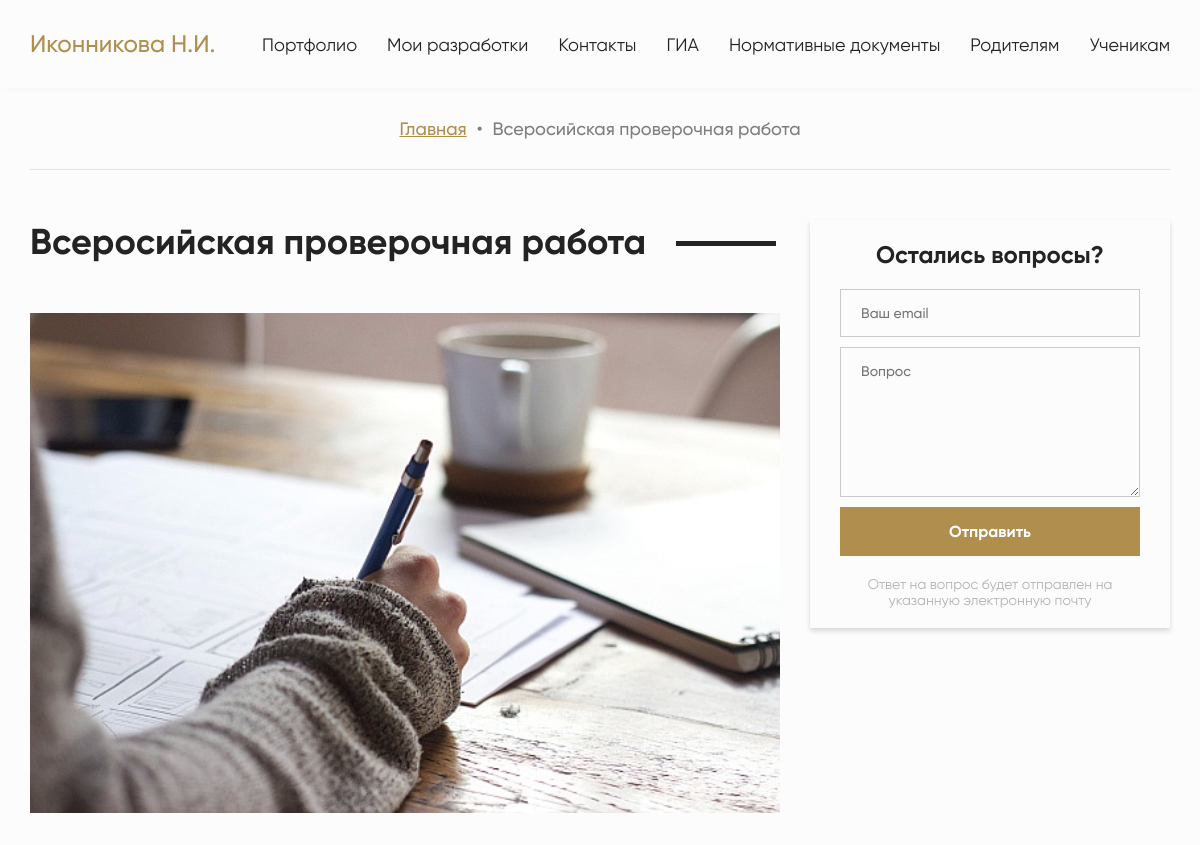
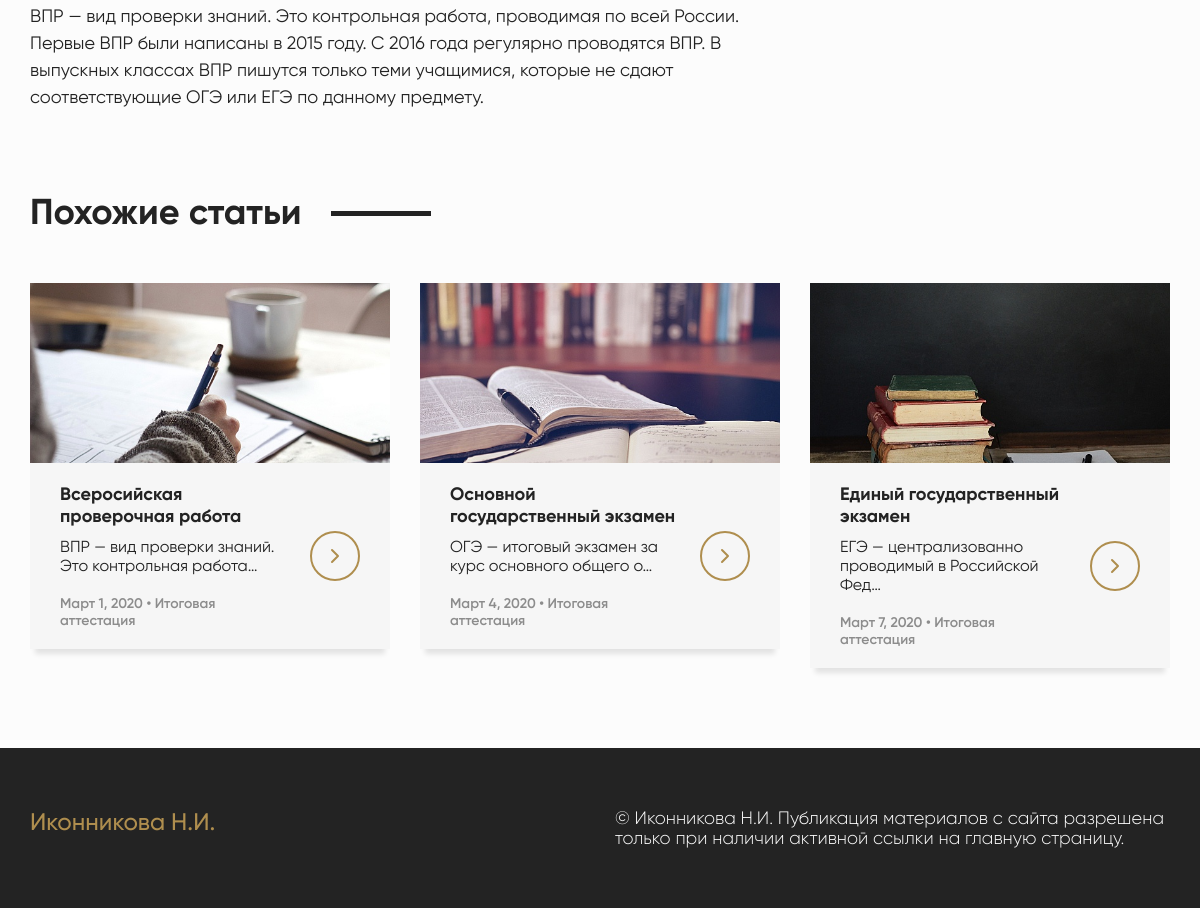
Page /article/3 on the committed database (2 pictures, top to bottom).
### articles/models.py (models this page shows, shortened)
class Article(models.Model):
	Title = models.CharField("Заголовок", max_length = 50)
	Category = models.ForeignKey("ArticleCategory", on_delete = models.CASCADE, default = None, blank = True)
	Preview = ThumbnailerImageField("Изображение", default='students.jpg', resize_source = dict(quality=95, size=(770, 770), sharpen=True))
	Text = models.TextField("Текст")
	Pub_date = models.DateField("Дата публикации")
	class Meta:
		verbose_name = 'Статья'
		verbose_name_plural = 'Статьи'

class ArticleCategory(models.Model):
	Title = models.CharField("Название категории", max_length = 20)
	def __str__(self):
		return self.Title
	class Meta:
		verbose_name = 'Категория'
		verbose_name_plural = 'Категории'

### articles/views.py (the view)
# urls.py: path('article/<int:article_id>', views.article, name = 'article'),
def article(request, article_id):
	article = Article.objects.get(id = article_id)
	sameArticles = Article.objects.filter(Category__id = article.Category.id)[:6]
	files = File.objects.filter(Article__id = article_id)
	form = QuestionForm()
	return render(request, 'article.html', locals())

### questions/forms.py (shortened to what this page needs)
class QuestionForm(forms.Form):
	Email = forms.EmailField()
	Text = forms.CharField(widget = forms.Textarea)
	Email.widget.attrs.update({
		'class': 'email',
		'placeholder': 'Ваш email'
	})
	Text.widget.attrs.update({
		'class': 'text',
		'placeholder': 'Вопрос'
	})

### articles/templates/article.html (shortened to what this page needs)
{% extends 'base.html'%}
{% load static %}
{% block styles %}
	<link rel="stylesheet" href="{% static 'css-min/article.min.css' %}">
{% endblock %}
{% block content %}
	<section class="bread-crumbs">
		<div class="container">
			<ul class="links">
				<li class="bread-link active"><a class="crumbs-link" href="/">Главная</a></li>
				<li class="bullet bread-link">•</li>
				<li class="bread-link">{{ article.Title }}</li>
			</ul>
		</div>
	</section>
	<section class="article-feedback">
		<div class="container">
			<div class="flex-block">
				<div class="article">
					<h2 class="contact-headline"><span class="text">{{ article.Title }}</span></h2>
					<img src="{{ article.Preview.url }}" alt="Article's preview">
					<p class="article-content">{{ article.Text|linebreaksbr }}</p>
				</div>
				<div class="feedback-block">
					<form class="feedback" action="{% url 'questionCreate' %}" method="POST">
						<h3 class="feedback-headline">Остались вопросы?</h3>
						{{ form.Email }}
						{{ form.Text }}
						<button class="submit" type="submit">Отправить</button>
						<p class="description">Ответ на вопрос будет отправлен на указанную электронную почту</p>
					</form>
				</div>
			</div>
		</div>
	</section>
	<section class="last-articles">
		<div class="container">
			<h2 class="articles-headline"><span class="text">Похожие статьи</span></h2>
			<ul class="articles-list">
				{% for sameArticle in sameArticles %}
					<li class="article">
						<div class="top-part" style="background-image: url('{{ sameArticle.Preview.url }}') "></div>
						<div class="bottom-part">
							<div class="left-part">
								<h3 class="article-headline">{{ sameArticle.Title }}</h3>
								<p class="text-preview">{{ sameArticle.Text|truncatechars:50 }}</p>
								<h4 class="date-and-category">{{ sameArticle.Pub_date }} &#8226; {{ sameArticle.Category }}</h4>
							</div>
							<div class="right-part">
								<a href="{% url 'article' sameArticle.id %}" class="to-article">
									<div class="learn-more-button">
										<svg xmlns="http://www.w3.org/2000/svg" width="24" height="24" viewBox="0 0 24 24" fill="none" stroke="currentColor" stroke-width="2" stroke-linecap="round" stroke-linejoin="round" class="feather feather-chevron-right"><polyline points="9 18 15 12 9 6"></polyline></svg>
									</div>
								</a>
							</div>
						</div>
					</li>
				{% endfor %}
			</ul>
		</div>
	</section>
{% endblock %}

### rows in the picture
Article: Title "Всеросийская проверочная работа", Preview (picture), Text "ВПР — вид проверки знаний. Это контрольная работа, проводимая по всей России. Первые ВПР были написаны в 2015 году. С 2016 года регулярно проводятся ВПР. В выпускных классах ВПР пишутся только теми учащимися, которые не сдают соответствующие ОГЭ или ЕГЭ по данному предмету.", Text "ВПР — вид проверки знаний. Это контрольная работа…", Pub_date "Март 1, 2020", Category "Итоговая аттестация"
Article: Preview (picture), Title "Основной государственный экзамен", Text "ОГЭ — итоговый экзамен за курс основного общего о…", Pub_date "Март 4, 2020", Category "Итоговая аттестация"
Article: Preview (picture), Title "Единый государственный экзамен", Text "ЕГЭ — централизованно проводимый в Российской Фед…", Pub_date "Март 7, 2020", Category "Итоговая аттестация"
